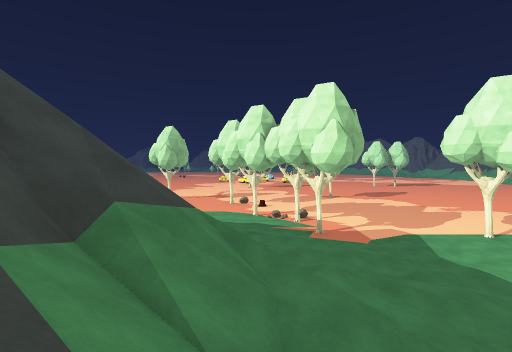
[1] (above)

13 first-person views from a walk through a Unity game level. The camera is 1.4 m above the floor, tilts 2° down and sees 85° across. The floor is counted in squares, 2 m on a side. Each view is taken from the middle of a square. On the plan, view 1 faces up. The plan holds only what a view shows up to about 9 squares ahead; the rest is blank. The place goes on beyond the plan. Some surface patterns are stand-ins.

[2]
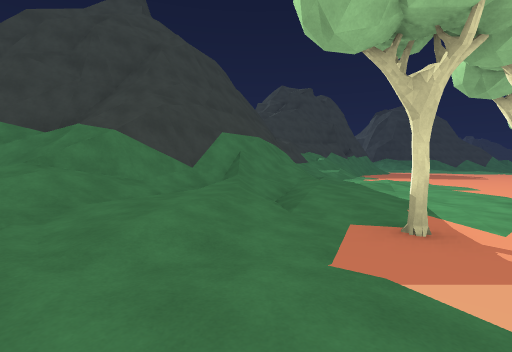

[3]
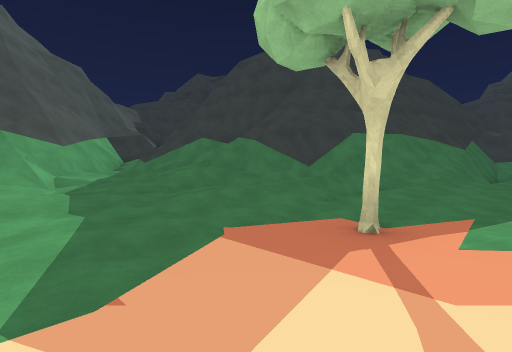

[4]
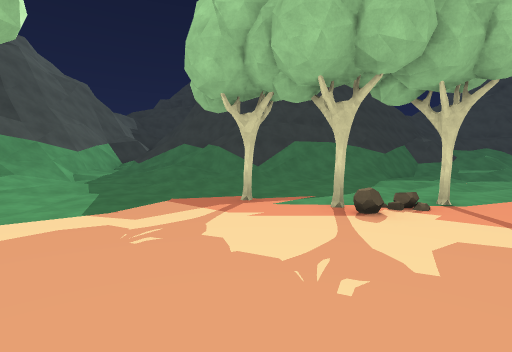

[5]
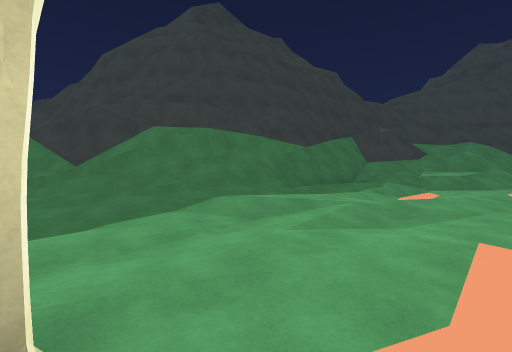

[6]
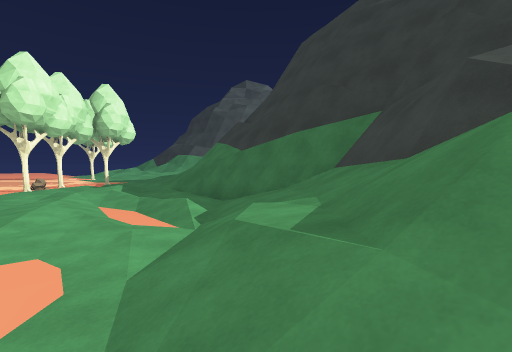

[7]
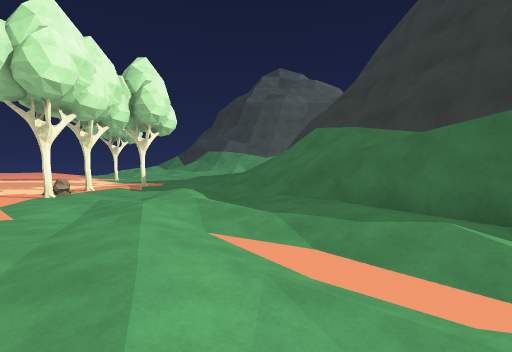

[8]
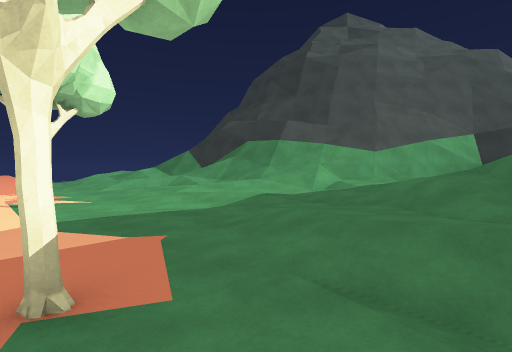

[9]
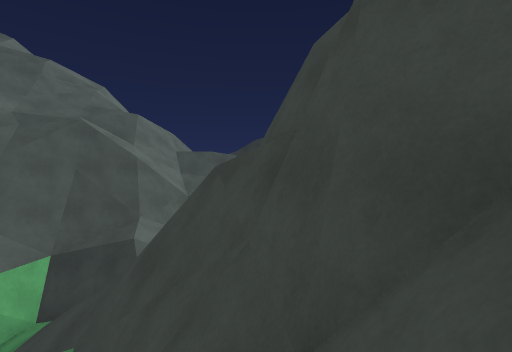

[10]
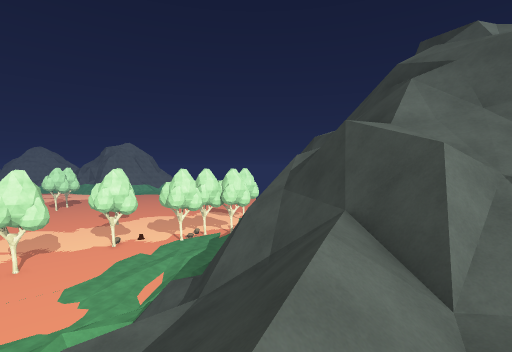

[11]
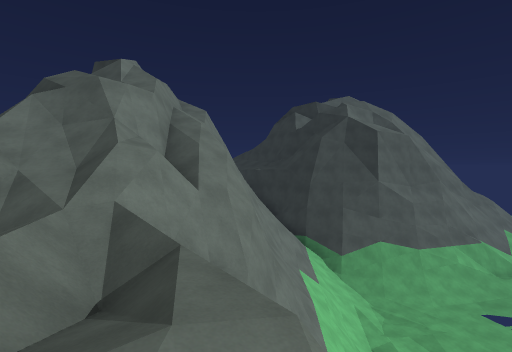

[12]
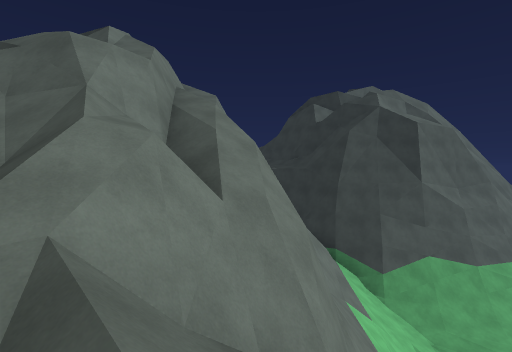

[13]
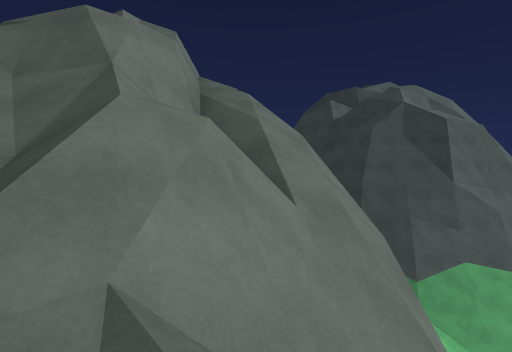

### Floor plan
Key: @ floor where view 1 was taken; # wall or solid block; x gap in a wall; . main floor; : floor 0.25 m higher than the main floor; - floor 0.5 m lower than the main floor; + floor 0.75 m higher than the main floor; * floor 1.25 m higher than the main floor; % floor 5.25 m higher than the main floor; & floor 8.25 m higher than the main floor; / step, stairs or slope; = window, fence, low wall or low ledge; ^ raised ledge; v drop or lower ground; T tree; R rock.
Columns run from 21 left of view 1 to 6 right of it. Each row starts with its distance up from view 1.
 13          /:...:.............
 12          ///.:::::.:.T......
 11          ////...::::...T....
 10          ==//:::::::::.R....
  9       %==#######///:::.T....
  8      //=##=####=///::::.....
  7    //////===  ####=////:.:.:
  6     //=##= vvv####=///::::::
  5 /&////=//#== vv######//:::::
  4  v//////=####   ##//#=//::/+
  3    v#//###       ##/////://=
  2    vxv##          ##///++==#
  1     #v=#          ^^=/ *####
  0    ##v ###         =/@/###
 -1    ##                /##
 -2    /##               ###
 -3   -./##             =#
 -4  --.//=             ##
 -5  -..//#
 -6  ..//##
 -7  .//##
 -8   /##

Where each view was taken, in squares from view 1:
view 1: 0 up, 0 right, facing up
view 2: 7 up, 5 right, facing left
view 3: 10 up, 5 right, facing down-left
view 4: 13 up, 6 right, facing down-left
view 5: 13 up, 0 right, facing down-left
view 6: 13 up, 12 left, facing down-right
view 7: 13 up, 8 left, facing down-right
view 8: 9 up, 0 right, facing down-right
view 9: 4 up, 3 left, facing down
view 10: 7 up, 18 left, facing right
view 11: 5 up, 21 left, facing down-right
view 12: 4 up, 19 left, facing down-right
view 13: 4 up, 18 left, facing down-right
